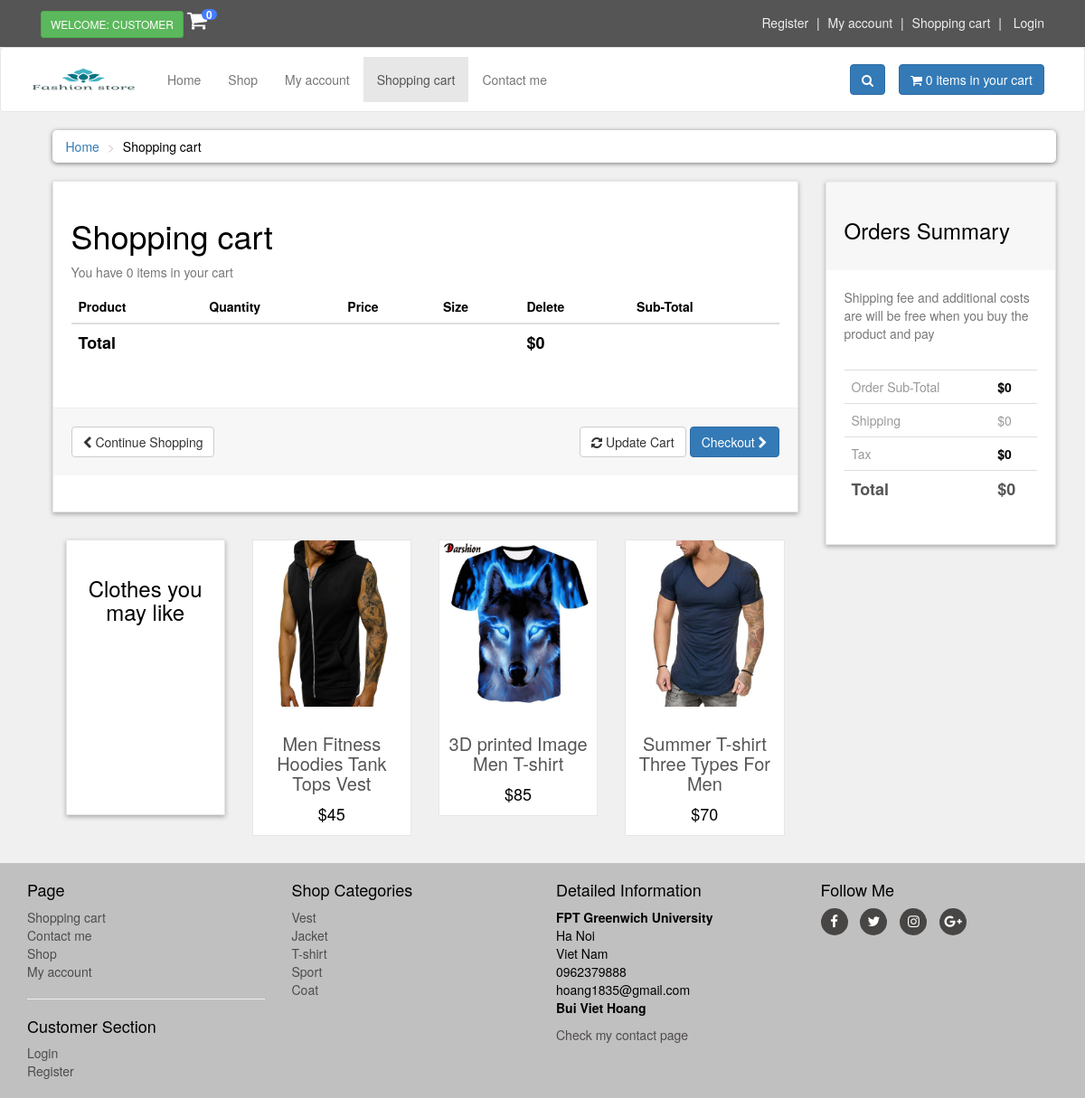
The app's page /cart.php with its own data.
### tables this page shows
CREATE TABLE `procloth` (
  `product_id` int(10) NOT NULL,
  `cat_id` int(10) NOT NULL,
  `brand_id` int(10) NOT NULL,
  `date` timestamp NOT NULL DEFAULT current_timestamp() ON UPDATE current_timestamp(),
  `product_title` text NOT NULL,
  `product_img1` text NOT NULL,
  `product_img2` text NOT NULL,
  `product_img3` text NOT NULL,
  `product_price` int(100) NOT NULL,
  `product_desc` text NOT NULL,
  `product_keywords` text NOT NULL
);

CREATE TABLE `categories` (
  `cat_id` int(10) NOT NULL,
  `cat_title` text NOT NULL,
  `cat_desc` text NOT NULL
);

### cart.php (the view, shortened to what this page needs)
<?php
	include("includes/header.php");
?>
	<div id="content">
		<div class="container">
			<div class="col-md-12">
				<ul class="breadcrumb">
					<li><a href="index.php">Home</a></li>
					<li>Shopping cart</li>
				</ul>
			</div>
			<div id="cart" class="col-md-9">
				<div class="box">
					<form action="cart.php" method="post" enctype="multipart/form-data">
						<h1>Shopping cart</h1>
						<?php
							$ip_add = getRealIpUser();
							$select_cart = "select * from cart where ip_add='$ip_add'";
							$run_cart = mysqli_query($con, $select_cart);
							$count = mysqli_num_rows($run_cart);
						?>
						<p class="text-muted">You have <?php echo $count; ?> items in your cart</p>
						<div class="table-responsive">
							<table class="table">
								<thead>
									<tr>
										<th colspan="2">Product</th>
										<th>Quantity</th>
										<th>Price</th>
										<th>Size</th>
										<th colspan="1">Delete</th>
										<th colspan="2">Sub-Total</th>
									</tr>
								</thead>
									<?php
										$total = 0;
									?>
								<tfoot>
									<tr>
										<th colspan="5">Total</th>
										<th colspan="2">$<?php echo $total; ?></th>
									</tr>
								</tfoot>
							</table>
						</div>
						<div class="box-footer">
							<div class="pull-left">
								<a href="shop.php" class="btn btn-default"><i class="fa fa-chevron-left"></i> Continue Shopping</a>
							</div>
							<div class="pull-right">
								<button type="submit" name="update" value="Update Cart" class="btn btn-default">
									<i class="fa fa-refresh"></i> Update Cart
								</button>
								<a href="checkout.php" class="btn btn-primary">Checkout <i class="fa fa-chevron-right"></i></a>
							</div>
						</div>
					</form>
				</div>
				<div id="row same-height-row">
					<div class="col-md-3 col-sm-6">
						<div class="box same-height headline">
							<h3 class="text-center">Clothes you may like</h3>
						</div>
					</div>
					<?php
						$get_products = "select * from procloth order by rand() LIMIT 0,3";
						$run_products = mysqli_query($con, $get_products);
						while ($row_products = mysqli_fetch_array($run_products)) {
							$pro_id = $row_products['product_id'];
							$pro_title = $row_products['product_title'];
							$pro_price = $row_products['product_price'];
							$pro_img1 = $row_products['product_img1'];
							echo "
								<div class='col-md-3 col-sm-6 center-responsive'>
									<div class='product same-height'>
										<a href='Details.php?pro_id=$pro_id'>
											<img class='img-responsive' src='admin_panel/product_images/$pro_img1' alt='Product 6'>
										</a>
										<div class='text'>
											<h3><a href='Details.php?pro_id=$pro_id'>$pro_title</a></h3>
											<p class='price'>$$pro_price</p>
										</div>
									</div>
								</div>
							";
						}
					?>
				</div>
			</div>
			<div class="col-md-3">
				<div id="order-summary" class="box">
					<div class="box-header">
						<h3>Orders Summary</h3>
					</div>
					<p class="text-muted">Shipping fee and additional costs are will be free when you buy the product and pay</p>
					<div class="table-responsive">
						<table class="table">
							<tbody>
								<tr>
									<td>Order Sub-Total</td>
									<th>$<?php echo $total; ?></th>
								</tr>
								<tr>
									<td>Shipping</td>
									<td>$0</td>
								</tr>
								<tr>
									<td>Tax</td>
									<th>$0</th>
								</tr>
								<tr class="total">
									<td>Total</td>
									<th>$<?php echo $total; ?></th>
								</tr>
							</tbody>
						</table>
					</div>
				</div>
			</div>
		</div>
	</div>
	<?php
		include("includes/footer.php");
	?>
</body>
</html>

### includes/footer.php (shortened to what this page needs)
<div id="footer">
	<div class="container">
		<div class="row">
			<div class="col-sm-6 col-md-3">
				<h4>Page</h4>
				<ul>
					<li><a href="cart.php">Shopping cart</a></li>
					<li><a href="contact.php">Contact me</a></li>
					<li><a href="shop.php">Shop</a></li>
					<li><a href="customer/my_account.php">My account</a></li>
				</ul>
				<hr>
				<h4>Customer Section</h4>
				<ul>
					<?php
						if (!isset($_SESSION['customer_email'])) {
							echo "<a href='checkout.php'>Login</a>";
						}
						else{
							echo "<a href='customer/my_account.php?my_orders'>My account</a>";
						}
					?>
					<li><a href="customer_register.php">Register</a></li>
				</ul>
			</div>
			<div class="col-sm-6 col-md-3">
				<h4>Shop Categories</h4>
				<ul>
					<?php
						$get_cats = "select * from categories";
						$run_cats = mysqli_query($con, $get_cats);
						while ($row_cats = mysqli_fetch_array($run_cats)) {
							$cat_id = $row_cats['cat_id'];
							$cat_title = $row_cats['cat_title'];
							echo "
								<li><a href='shop.php?cat=$cat_id'>$cat_title</a></li>
							";
						}
					?>
				</ul>
			</div>
			<div class="col-sm-6 col-md-3">
				<h4>Detailed Information</h4>
				<p>
					<strong>FPT Greenwich University</strong>
					<br>Ha Noi
					<br>Viet Nam
					<br>0962379888
					<br>hoang1835@gmail.com
					<br><strong>Bui Viet Hoang</strong>
				</p>
				<a href="contact.php">Check my contact page</a>
			</div>
			<div class="col-sm-6 col-md-3">
				<h4>Follow Me</h4>
				<p class="social">
					<a href="#" class="fa fa-facebook"></a>
					<a href="#" class="fa fa-twitter"></a>
					<a href="#" class="fa fa-instagram"></a>
					<a href="#" class="fa fa-google-plus"></a>
				</p>
			</div>
		</div>
	</div>
</div>

### includes/header.php (style rules this page uses)
body { font-size: 14px; color: black; background: #f0f0f0; overflow-x: hidden; }
.box { height: auto; background: white; margin: 0 0 30px; border: solid 1px #e6e6e6; box-sizing: border-box; padding: 20px; box-shadow: 0px 2px 5px rgba(0, 0, 0, .3); }
#content { padding-left: 25px; }
#content .product { background: #ffffff; border: solid 1px #e6e6e6; margin-bottom: 30px; box-sizing: border-box; }
#content .product .text { padding: 10px 10px 0; }
#content .product .text p.price { font-size: 18px; text-align: center; font-weight: 400; }
#content .product .text h3 { text-align: center; font-size: 20px; }
#content .product .text h3 a { color: rgb(85, 85, 85); }
.breadcrumb { padding: 8px 15px; margin-bottom: 20px; background: #ffffff; border-radius: 5px; box-shadow: 0px 1px 5px rgba(0, 0, 0, .5); }
.breadcrumb> li + li:before { content: ">\00a0"; color: #cccccc; }
#content .headline { height: 305px; }
#content #cart .table tfoot { font-size: 18px; }
.box .box-footer { background-color: #f7f7f7; margin: 30px -20px 20px; padding: 20px; border-top: 1px solid #eeeeee; }
.box .box-footer:before, .box .box-footer:after { content: ""; display: table; }
.box .box-footer:after { clear: both; }
.box .box-header { background-color: #f7f7f7; margin: -20px -20px 20px; padding: 20px; border-top: 1px solid #eeeeee; }
#content #order-summary table { margin-top: 20px; }
#content #order-summary table td { color: #999999; }
#content #order-summary table tr.total td, #content #order-summary table tr.total th { font-size: 18px; color: #555555; font-weight: 700; }
#footer { background: silver; padding: 10px 0; }
#footer a { color: #4F4B4B; padding: 0px; text-decoration: none; }
#footer ul { list-style: none; padding-left: 0px; }
#footer .social { text-align: left; }
#footer .social a { width: 30px; height: 30px; margin-right: 10px; display: inline-block; color: white; border-radius: 15px; line-height: 30px; font-size: 15px; text-align: center; background: #484545; text-decoration: none; }

### records on screen
procloth: product_img1 (picture), product_title "Men Fitness Hoodies Tank Tops Vest", product_price "45"
procloth: product_img1 (picture), product_title "3D printed Image Men T-shirt", product_price "85"
procloth: product_img1 (picture), product_title "Summer T-shirt Three Types For Men", product_price "70"
categories: cat_title "Vest"
categories: cat_title "Jacket"
categories: cat_title "T-shirt"
categories: cat_title "Sport"
categories: cat_title "Coat"

### other values on screen
$count_items "0 0"
$count "0"
$total "0"
